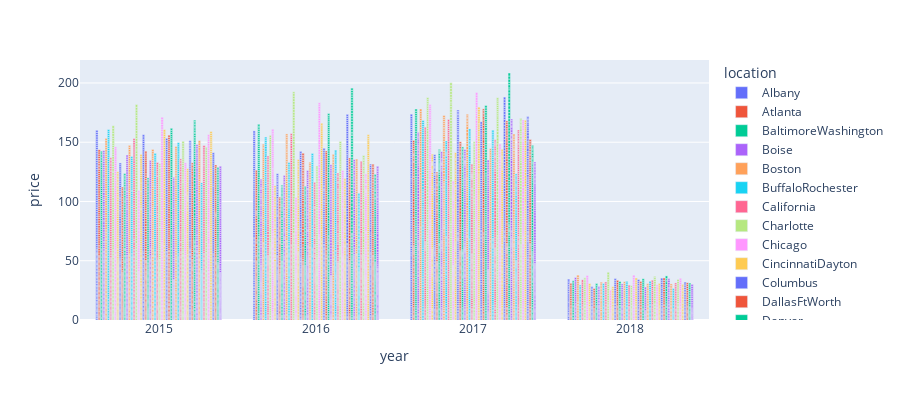

The notebook cell this image was saved under:
### Code cell
import plotly.express as px
fig = px.bar(df_product_a, x="year", y="price", color='location', barmode='group',
             height=400)
fig.show()

### Figure 1 — Plotly figure (JSON) as saved in the notebook; plotly's stock layout.template omitted (floating-point values rounded to 4 significant figures; data arrays with more than 128 entries replaced by an {"elided": "..."} marker saying what was removed)
{"data": [{"alignmentgroup": "True", "hoverlabel": {"namelength": 0}, "hovertemplate": "location=Albany<br>year=%{x}<br>price=%{y}", "legendgroup": "Albany", "marker": {"color": "#636efa"}, "name": "Albany", "offsetgroup": "Albany", "orientation": "v", "showlegend": true, "textposition": "auto", "type": "bar", "x": {"elided": "338 int values"}, "xaxis": "x", "y": {"elided": "338 float values"}, "yaxis": "y"}, {"alignmentgroup": "True", "hoverlabel": {"namelength": 0}, "hovertemplate": "location=Atlanta<br>year=%{x}<br>price=%{y}", "legendgroup": "Atlanta", "marker": {"color": "#EF553B"}, "name": "Atlanta", "offsetgroup": "Atlanta", "orientation": "v", "showlegend": true, "textposition": "auto", "type": "bar", "x": {"elided": "338 int values"}, "xaxis": "x", "y": {"elided": "338 float values"}, "yaxis": "y"}, {"alignmentgroup": "True", "hoverlabel": {"namelength": 0}, "hovertemplate": "location=BaltimoreWashington<br>year=%{x}<br>price=%{y}", "legendgroup": "BaltimoreWashington", "marker": {"color": "#00cc96"}, "name": "BaltimoreWashington", "offsetgroup": "BaltimoreWashington", "orientation": "v", "showlegend": true, "textposition": "auto", "type": "bar", "x": {"elided": "338 int values"}, "xaxis": "x", "y": {"elided": "338 float values"}, "yaxis": "y"}, {"alignmentgroup": "True", "hoverlabel": {"namelength": 0}, "hovertemplate": "location=Boise<br>year=%{x}<br>price=%{y}", "legendgroup": "Boise", "marker": {"color": "#ab63fa"}, "name": "Boise", "offsetgroup": "Boise", "orientation": "v", "showlegend": true, "textposition": "auto", "type": "bar", "x": {"elided": "338 int values"}, "xaxis": "x", "y": {"elided": "338 float values"}, "yaxis": "y"}, {"alignmentgroup": "True", "hoverlabel": {"namelength": 0}, "hovertemplate": "location=Boston<br>year=%{x}<br>price=%{y}", "legendgroup": "Boston", "marker": {"color": "#FFA15A"}, "name": "Boston", "offsetgroup": "Boston", "orientation": "v", "showlegend": true, "textposition": "auto", "type": "bar", "x": {"elided": "338 int values"}, "xaxis": "x", "y": {"elided": "338 float values"}, "yaxis": "y"}, {"alignmentgroup": "True", "hoverlabel": {"namelength": 0}, "hovertemplate": "location=BuffaloRochester<br>year=%{x}<br>price=%{y}", "legendgroup": "BuffaloRochester", "marker": {"color": "#19d3f3"}, "name": "BuffaloRochester", "offsetgroup": "BuffaloRochester", "orientation": "v", "showlegend": true, "textposition": "auto", "type": "bar", "x": {"elided": "338 int values"}, "xaxis": "x", "y": {"elided": "338 float values"}, "yaxis": "y"}, {"alignmentgroup": "True", "hoverlabel": {"namelength": 0}, "hovertemplate": "location=California<br>year=%{x}<br>price=%{y}", "legendgroup": "California", "marker": {"color": "#FF6692"}, "name": "California", "offsetgroup": "California", "orientation": "v", "showlegend": true, "textposition": "auto", "type": "bar", "x": {"elided": "338 int values"}, "xaxis": "x", "y": {"elided": "338 float values"}, "yaxis": "y"}, {"alignmentgroup": "True", "hoverlabel": {"namelength": 0}, "hovertemplate": "location=Charlotte<br>year=%{x}<br>price=%{y}", "legendgroup": "Charlotte", "marker": {"color": "#B6E880"}, "name": "Charlotte", "offsetgroup": "Charlotte", "orientation": "v", "showlegend": true, "textposition": "auto", "type": "bar", "x": {"elided": "338 int values"}, "xaxis": "x", "y": {"elided": "338 float values"}, "yaxis": "y"}, {"alignmentgroup": "True", "hoverlabel": {"namelength": 0}, "hovertemplate": "location=Chicago<br>year=%{x}<br>price=%{y}", "legendgroup": "Chicago", "marker": {"color": "#FF97FF"}, "name": "Chicago", "offsetgroup": "Chicago", "orientation": "v", "showlegend": true, "textposition": "auto", "type": "bar", "x": {"elided": "338 int values"}, "xaxis": "x", "y": {"elided": "338 float values"}, "yaxis": "y"}, {"alignmentgroup": "True", "hoverlabel": {"namelength": 0}, "hovertemplate": "location=CincinnatiDayton<br>year=%{x}<br>price=%{y}", "legendgroup": "CincinnatiDayton", "marker": {"color": "#FECB52"}, "name": "CincinnatiDayton", "offsetgroup": "CincinnatiDayton", "orientation": "v", "showlegend": true, "textposition": "auto", "type": "bar", "x": {"elided": "338 int values"}, "xaxis": "x", "y": {"elided": "338 float values"}, "yaxis": "y"}, {"alignmentgroup": "True", "hoverlabel": {"namelength": 0}, "hovertemplate": "location=Columbus<br>year=%{x}<br>price=%{y}", "legendgroup": "Columbus", "marker": {"color": "#636efa"}, "name": "Columbus", "offsetgroup": "Columbus", "orientation": "v", "showlegend": true, "textposition": "auto", "type": "bar", "x": {"elided": "338 int values"}, "xaxis": "x", "y": {"elided": "338 float values"}, "yaxis": "y"}, {"alignmentgroup": "True", "hoverlabel": {"namelength": 0}, "hovertemplate": "location=DallasFtWorth<br>year=%{x}<br>price=%{y}", "legendgroup": "DallasFtWorth", "marker": {"color": "#EF553B"}, "name": "DallasFtWorth", "offsetgroup": "DallasFtWorth", "orientation": "v", "showlegend": true, "textposition": "auto", "type": "bar", "x": {"elided": "338 int values"}, "xaxis": "x", "y": {"elided": "338 float values"}, "yaxis": "y"}, {"alignmentgroup": "True", "hoverlabel": {"namelength": 0}, "hovertemplate": "location=Denver<br>year=%{x}<br>price=%{y}", "legendgroup": "Denver", "marker": {"color": "#00cc96"}, "name": "Denver", "offsetgroup": "Denver", "orientation": "v", "showlegend": true, "textposition": "auto", "type": "bar", "x": {"elided": "338 int values"}, "xaxis": "x", "y": {"elided": "338 float values"}, "yaxis": "y"}, {"alignmentgroup": "True", "hoverlabel": {"namelength": 0}, "hovertemplate": "location=Detroit<br>year=%{x}<br>price=%{y}", "legendgroup": "Detroit", "marker": {"color": "#ab63fa"}, "name": "Detroit", "offsetgroup": "Detroit", "orientation": "v", "showlegend": true, "textposition": "auto", "type": "bar", "x": {"elided": "338 int values"}, "xaxis": "x", "y": {"elided": "338 float values"}, "yaxis": "y"}, {"alignmentgroup": "True", "hoverlabel": {"namelength": 0}, "hovertemplate": "location=GrandRapids<br>year=%{x}<br>price=%{y}", "legendgroup": "GrandRapids", "marker": {"color": "#FFA15A"}, "name": "GrandRapids", "offsetgroup": "GrandRapids", "orientation": "v", "showlegend": true, "textposition": "auto", "type": "bar", "x": {"elided": "338 int values"}, "xaxis": "x", "y": {"elided": "338 float values"}, "yaxis": "y"}, {"alignmentgroup": "True", "hoverlabel": {"namelength": 0}, "hovertemplate": "location=GreatLakes<br>year=%{x}<br>price=%{y}", "legendgroup": "GreatLakes", "marker": {"color": "#19d3f3"}, "name": "GreatLakes", "offsetgroup": "GreatLakes", "orientation": "v", "showlegend": true, "textposition": "auto", "type": "bar", "x": {"elided": "338 int values"}, "xaxis": "x", "y": {"elided": "338 float values"}, "yaxis": "y"}, {"alignmentgroup": "True", "hoverlabel": {"namelength": 0}, "hovertemplate": "location=HarrisburgScranton<br>year=%{x}<br>price=%{y}", "legendgroup": "HarrisburgScranton", "marker": {"color": "#FF6692"}, "name": "HarrisburgScranton", "offsetgroup": "HarrisburgScranton", "orientation": "v", "showlegend": true, "textposition": "auto", "type": "bar", "x": {"elided": "338 int values"}, "xaxis": "x", "y": {"elided": "338 float values"}, "yaxis": "y"}, {"alignmentgroup": "True", "hoverlabel": {"namelength": 0}, "hovertemplate": "location=HartfordSpringfield<br>year=%{x}<br>price=%{y}", "legendgroup": "HartfordSpringfield", "marker": {"color": "#B6E880"}, "name": "HartfordSpringfield", "offsetgroup": "HartfordSpringfield", "orientation": "v", "showlegend": true, "textposition": "auto", "type": "bar", "x": {"elided": "338 int values"}, "xaxis": "x", "y": {"elided": "338 float values"}, "yaxis": "y"}, {"alignmentgroup": "True", "hoverlabel": {"namelength": 0}, "hovertemplate": "location=Houston<br>year=%{x}<br>price=%{y}", "legendgroup": "Houston", "marker": {"color": "#FF97FF"}, "name": "Houston", "offsetgroup": "Houston", "orientation": "v", "showlegend": true, "textposition": "auto", "type": "bar", "x": {"elided": "338 int values"}, "xaxis": "x", "y": {"elided": "338 float values"}, "yaxis": "y"}, {"alignmentgroup": "True", "hoverlabel": {"namelength": 0}, "hovertemplate": "location=Indianapolis<br>year=%{x}<br>price=%{y}", "legendgroup": "Indianapolis", "marker": {"color": "#FECB52"}, "name": "Indianapolis", "offsetgroup": "Indianapolis", "orientation": "v", "showlegend": true, "textposition": "auto", "type": "bar", "x": {"elided": "338 int values"}, "xaxis": "x", "y": {"elided": "338 float values"}, "yaxis": "y"}, {"alignmentgroup": "True", "hoverlabel": {"namelength": 0}, "hovertemplate": "location=Jacksonville<br>year=%{x}<br>price=%{y}", "legendgroup": "Jacksonville", "marker": {"color": "#636efa"}, "name": "Jacksonville", "offsetgroup": "Jacksonville", "orientation": "v", "showlegend": true, "textposition": "auto", "type": "bar", "x": {"elided": "338 int values"}, "xaxis": "x", "y": {"elided": "338 float values"}, "yaxis": "y"}, {"alignmentgroup": "True", "hoverlabel": {"namelength": 0}, "hovertemplate": "location=LasVegas<br>year=%{x}<br>price=%{y}", "legendgroup": "LasVegas", "marker": {"color": "#EF553B"}, "name": "LasVegas", "offsetgroup": "LasVegas", "orientation": "v", "showlegend": true, "textposition": "auto", "type": "bar", "x": {"elided": "338 int values"}, "xaxis": "x", "y": {"elided": "338 float values"}, "yaxis": "y"}, {"alignmentgroup": "True", "hoverlabel": {"namelength": 0}, "hovertemplate": "location=LosAngeles<br>year=%{x}<br>price=%{y}", "legendgroup": "LosAngeles", "marker": {"color": "#00cc96"}, "name": "LosAngeles", "offsetgroup": "LosAngeles", "orientation": "v", "showlegend": true, "textposition": "auto", "type": "bar", "x": {"elided": "338 int values"}, "xaxis": "x", "y": {"elided": "338 float values"}, "yaxis": "y"}, {"alignmentgroup": "True", "hoverlabel": {"namelength": 0}, "hovertemplate": "location=Louisville<br>year=%{x}<br>price=%{y}", "legendgroup": "Louisville", "marker": {"color": "#ab63fa"}, "name": "Louisville", "offsetgroup": "Louisville", "orientation": "v", "showlegend": true, "textposition": "auto", "type": "bar", "x": {"elided": "338 int values"}, "xaxis": "x", "y": {"elided": "338 float values"}, "yaxis": "y"}, {"alignmentgroup": "True", "hoverlabel": {"namelength": 0}, "hovertemplate": "location=MiamiFtLauderdale<br>year=%{x}<br>price=%{y}", "legendgroup": "MiamiFtLauderdale", "marker": {"color": "#FFA15A"}, "name": "MiamiFtLauderdale", "offsetgroup": "MiamiFtLauderdale", "orientation": "v", "showlegend": true, "textposition": "auto", "type": "bar", "x": {"elided": "338 int values"}, "xaxis": "x", "y": {"elided": "338 float values"}, "yaxis": "y"}, {"alignmentgroup": "True", "hoverlabel": {"namelength": 0}, "hovertemplate": "location=Midsouth<br>year=%{x}<br>price=%{y}", "legendgroup": "Midsouth", "marker": {"color": "#19d3f3"}, "name": "Midsouth", "offsetgroup": "Midsouth", "orientation": "v", "showlegend": true, "textposition": "auto", "type": "bar", "x": {"elided": "338 int values"}, "xaxis": "x", "y": {"elided": "338 float values"}, "yaxis": "y"}, {"alignmentgroup": "True", "hoverlabel": {"namelength": 0}, "hovertemplate": "location=Nashville<br>year=%{x}<br>price=%{y}", "legendgroup": "Nashville", "marker": {"color": "#FF6692"}, "name": "Nashville", "offsetgroup": "Nashville", "orientation": "v", "showlegend": true, "textposition": "auto", "type": "bar", "x": {"elided": "338 int values"}, "xaxis": "x", "y": {"elided": "338 float values"}, "yaxis": "y"}, {"alignmentgroup": "True", "hoverlabel": {"namelength": 0}, "hovertemplate": "location=NewOrleansMobile<br>year=%{x}<br>price=%{y}", "legendgroup": "NewOrleansMobile", "marker": {"color": "#B6E880"}, "name": "NewOrleansMobile", "offsetgroup": "NewOrleansMobile", "orientation": "v", "showlegend": true, "textposition": "auto", "type": "bar", "x": {"elided": "338 int values"}, "xaxis": "x", "y": {"elided": "338 float values"}, "yaxis": "y"}, {"alignmentgroup": "True", "hoverlabel": {"namelength": 0}, "hovertemplate": "location=NewYork<br>year=%{x}<br>price=%{y}", "legendgroup": "NewYork", "marker": {"color": "#FF97FF"}, "name": "NewYork", "offsetgroup": "NewYork", "orientation": "v", "showlegend": true, "textposition": "auto", "type": "bar", "x": {"elided": "338 int values"}, "xaxis": "x", "y": {"elided": "338 float values"}, "yaxis": "y"}, {"alignmentgroup": "True", "hoverlabel": {"namelength": 0}, "hovertemplate": "location=Northeast<br>year=%{x}<br>price=%{y}", "legendgroup": "Northeast", "marker": {"color": "#FECB52"}, "name": "Northeast", "offsetgroup": "Northeast", "orientation": "v", "showlegend": true, "textposition": "auto", "type": "bar", "x": {"elided": "338 int values"}, "xaxis": "x", "y": {"elided": "338 float values"}, "yaxis": "y"}, {"alignmentgroup": "True", "hoverlabel": {"namelength": 0}, "hovertemplate": "location=NorthernNewEngland<br>year=%{x}<br>price=%{y}", "legendgroup": "NorthernNewEngland", "marker": {"color": "#636efa"}, "name": "NorthernNewEngland", "offsetgroup": "NorthernNewEngland", "orientation": "v", "showlegend": true, "textposition": "auto", "type": "bar", "x": {"elided": "338 int values"}, "xaxis": "x", "y": {"elided": "338 float values"}, "yaxis": "y"}, {"alignmentgroup": "True", "hoverlabel": {"namelength": 0}, "hovertemplate": "location=Orlando<br>year=%{x}<br>price=%{y}", "legendgroup": "Orlando", "marker": {"color": "#EF553B"}, "name": "Orlando", "offsetgroup": "Orlando", "orientation": "v", "showlegend": true, "textposition": "auto", "type": "bar", "x": {"elided": "338 int values"}, "xaxis": "x", "y": {"elided": "338 float values"}, "yaxis": "y"}, {"alignmentgroup": "True", "hoverlabel": {"namelength": 0}, "hovertemplate": "location=Philadelphia<br>year=%{x}<br>price=%{y}", "legendgroup": "Philadelphia", "marker": {"color": "#00cc96"}, "name": "Philadelphia", "offsetgroup": "Philadelphia", "orientation": "v", "showlegend": true, "textposition": "auto", "type": "bar", "x": {"elided": "338 int values"}, "xaxis": "x", "y": {"elided": "338 float values"}, "yaxis": "y"}, {"alignmentgroup": "True", "hoverlabel": {"namelength": 0}, "hovertemplate": "location=PhoenixTucson<br>year=%{x}<br>price=%{y}", "legendgroup": "PhoenixTucson", "marker": {"color": "#ab63fa"}, "name": "PhoenixTucson", "offsetgroup": "PhoenixTucson", "orientation": "v", "showlegend": true, "textposition": "auto", "type": "bar", "x": {"elided": "338 int values"}, "xaxis": "x", "y": {"elided": "338 float values"}, "yaxis": "y"}, {"alignmentgroup": "True", "hoverlabel": {"namelength": 0}, "hovertemplate": "location=Pittsburgh<br>year=%{x}<br>price=%{y}", "legendgroup": "Pittsburgh", "marker": {"color": "#FFA15A"}, "name": "Pittsburgh", "offsetgroup": "Pittsburgh", "orientation": "v", "showlegend": true, "textposition": "auto", "type": "bar", "x": {"elided": "338 int values"}, "xaxis": "x", "y": {"elided": "338 float values"}, "yaxis": "y"}, {"alignmentgroup": "True", "hoverlabel": {"namelength": 0}, "hovertemplate": "location=Plains<br>year=%{x}<br>price=%{y}", "legendgroup": "Plains", "marker": {"color": "#19d3f3"}, "name": "Plains", "offsetgroup": "Plains", "orientation": "v", "showlegend": true, "textposition": "auto", "type": "bar", "x": {"elided": "338 int values"}, "xaxis": "x", "y": {"elided": "338 float values"}, "yaxis": "y"}, {"alignmentgroup": "True", "hoverlabel": {"namelength": 0}, "hovertemplate": "location=Portland<br>year=%{x}<br>price=%{y}", "legendgroup": "Portland", "marker": {"color": "#FF6692"}, "name": "Portland", "offsetgroup": "Portland", "orientation": "v", "showlegend": true, "textposition": "auto", "type": "bar", "x": {"elided": "338 int values"}, "xaxis": "x", "y": {"elided": "338 float values"}, "yaxis": "y"}, {"alignmentgroup": "True", "hoverlabel": {"namelength": 0}, "hovertemplate": "location=RaleighGreensboro<br>year=%{x}<br>price=%{y}", "legendgroup": "RaleighGreensboro", "marker": {"color": "#B6E880"}, "name": "RaleighGreensboro", "offsetgroup": "RaleighGreensboro", "orientation": "v", "showlegend": true, "textposition": "auto", "type": "bar", "x": {"elided": "338 int values"}, "xaxis": "x", "y": {"elided": "338 float values"}, "yaxis": "y"}, {"alignmentgroup": "True", "hoverlabel": {"namelength": 0}, "hovertemplate": "location=RichmondNorfolk<br>year=%{x}<br>price=%{y}", "legendgroup": "RichmondNorfolk", "marker": {"color": "#FF97FF"}, "name": "RichmondNorfolk", "offsetgroup": "RichmondNorfolk", "orientation": "v", "showlegend": true, "textposition": "auto", "type": "bar", "x": {"elided": "338 int values"}, "xaxis": "x", "y": {"elided": "338 float values"}, "yaxis": "y"}, {"alignmentgroup": "True", "hoverlabel": {"namelength": 0}, "hovertemplate": "location=Roanoke<br>year=%{x}<br>price=%{y}", "legendgroup": "Roanoke", "marker": {"color": "#FECB52"}, "name": "Roanoke", "offsetgroup": "Roanoke", "orientation": "v", "showlegend": true, "textposition": "auto", "type": "bar", "x": {"elided": "338 int values"}, "xaxis": "x", "y": {"elided": "338 float values"}, "yaxis": "y"}, {"alignmentgroup": "True", "hoverlabel": {"namelength": 0}, "hovertemplate": "location=Sacramento<br>year=%{x}<br>price=%{y}", "legendgroup": "Sacramento", "marker": {"color": "#636efa"}, "name": "Sacramento", "offsetgroup": "Sacramento", "orientation": "v", "showlegend": true, "textposition": "auto", "type": "bar", "x": {"elided": "338 int values"}, "xaxis": "x", "y": {"elided": "338 float values"}, "yaxis": "y"}, {"alignmentgroup": "True", "hoverlabel": {"namelength": 0}, "hovertemplate": "location=SanDiego<br>year=%{x}<br>price=%{y}", "legendgroup": "SanDiego", "marker": {"color": "#EF553B"}, "name": "SanDiego", "offsetgroup": "SanDiego", "orientation": "v", "showlegend": true, "textposition": "auto", "type": "bar", "x": {"elided": "338 int values"}, "xaxis": "x", "y": {"elided": "338 float values"}, "yaxis": "y"}, {"alignmentgroup": "True", "hoverlabel": {"namelength": 0}, "hovertemplate": "location=SanFrancisco<br>year=%{x}<br>price=%{y}", "legendgroup": "SanFrancisco", "marker": {"color": "#00cc96"}, "name": "SanFrancisco", "offsetgroup": "SanFrancisco", "orientation": "v", "showlegend": true, "textposition": "auto", "type": "bar", "x": {"elided": "338 int values"}, "xaxis": "x", "y": {"elided": "338 float values"}, "yaxis": "y"}, {"alignmentgroup": "True", "hoverlabel": {"namelength": 0}, "hovertemplate": "location=Seattle<br>year=%{x}<br>price=%{y}", "legendgroup": "Seattle", "marker": {"color": "#ab63fa"}, "name": "Seattle", "offsetgroup": "Seattle", "orientation": "v", "showlegend": true, "textposition": "auto", "type": "bar", "x": {"elided": "338 int values"}, "xaxis": "x", "y": {"elided": "338 float values"}, "yaxis": "y"}, {"alignmentgroup": "True", "hoverlabel": {"namelength": 0}, "hovertemplate": "location=SouthCarolina<br>year=%{x}<br>price=%{y}", "legendgroup": "SouthCarolina", "marker": {"color": "#FFA15A"}, "name": "SouthCarolina", "offsetgroup": "SouthCarolina", "orientation": "v", "showlegend": true, "textposition": "auto", "type": "bar", "x": {"elided": "338 int values"}, "xaxis": "x", "y": {"elided": "338 float values"}, "yaxis": "y"}, {"alignmentgroup": "True", "hoverlabel": {"namelength": 0}, "hovertemplate": "location=SouthCentral<br>year=%{x}<br>price=%{y}", "legendgroup": "SouthCentral", "marker": {"color": "#19d3f3"}, "name": "SouthCentral", "offsetgroup": "SouthCentral", "orientation": "v", "showlegend": true, "textposition": "auto", "type": "bar", "x": {"elided": "338 int values"}, "xaxis": "x", "y": {"elided": "338 float values"}, "yaxis": "y"}, {"alignmentgroup": "True", "hoverlabel": {"namelength": 0}, "hovertemplate": "location=Southeast<br>year=%{x}<br>price=%{y}", "legendgroup": "Southeast", "marker": {"color": "#FF6692"}, "name": "Southeast", "offsetgroup": "Southeast", "orientation": "v", "showlegend": true, "textposition": "auto", "type": "bar", "x": {"elided": "338 int values"}, "xaxis": "x", "y": {"elided": "338 float values"}, "yaxis": "y"}, {"alignmentgroup": "True", "hoverlabel": {"namelength": 0}, "hovertemplate": "location=Spokane<br>year=%{x}<br>price=%{y}", "legendgroup": "Spokane", "marker": {"color": "#B6E880"}, "name": "Spokane", "offsetgroup": "Spokane", "orientation": "v", "showlegend": true, "textposition": "auto", "type": "bar", "x": {"elided": "338 int values"}, "xaxis": "x", "y": {"elided": "338 float values"}, "yaxis": "y"}, {"alignmentgroup": "True", "hoverlabel": {"namelength": 0}, "hovertemplate": "location=StLouis<br>year=%{x}<br>price=%{y}", "legendgroup": "StLouis", "marker": {"color": "#FF97FF"}, "name": "StLouis", "offsetgroup": "StLouis", "orientation": "v", "showlegend": true, "textposition": "auto", "type": "bar", "x": {"elided": "338 int values"}, "xaxis": "x", "y": {"elided": "338 float values"}, "yaxis": "y"}, {"alignmentgroup": "True", "hoverlabel": {"namelength": 0}, "hovertemplate": "location=Syracuse<br>year=%{x}<br>price=%{y}", "legendgroup": "Syracuse", "marker": {"color": "#FECB52"}, "name": "Syracuse", "offsetgroup": "Syracuse", "orientation": "v", "showlegend": true, "textposition": "auto", "type": "bar", "x": {"elided": "338 int values"}, "xaxis": "x", "y": {"elided": "338 float values"}, "yaxis": "y"}, {"alignmentgroup": "True", "hoverlabel": {"namelength": 0}, "hovertemplate": "location=Tampa<br>year=%{x}<br>price=%{y}", "legendgroup": "Tampa", "marker": {"color": "#636efa"}, "name": "Tampa", "offsetgroup": "Tampa", "orientation": "v", "showlegend": true, "textposition": "auto", "type": "bar", "x": {"elided": "338 int values"}, "xaxis": "x", "y": {"elided": "338 float values"}, "yaxis": "y"}, {"alignmentgroup": "True", "hoverlabel": {"namelength": 0}, "hovertemplate": "location=TotalUS<br>year=%{x}<br>price=%{y}", "legendgroup": "TotalUS", "marker": {"color": "#EF553B"}, "name": "TotalUS", "offsetgroup": "TotalUS", "orientation": "v", "showlegend": true, "textposition": "auto", "type": "bar", "x": {"elided": "338 int values"}, "xaxis": "x", "y": {"elided": "338 float values"}, "yaxis": "y"}, {"alignmentgroup": "True", "hoverlabel": {"namelength": 0}, "hovertemplate": "location=West<br>year=%{x}<br>price=%{y}", "legendgroup": "West", "marker": {"color": "#00cc96"}, "name": "West", "offsetgroup": "West", "orientation": "v", "showlegend": true, "textposition": "auto", "type": "bar", "x": {"elided": "338 int values"}, "xaxis": "x", "y": {"elided": "338 float values"}, "yaxis": "y"}, {"alignmentgroup": "True", "hoverlabel": {"namelength": 0}, "hovertemplate": "location=WestTexNewMexico<br>year=%{x}<br>price=%{y}", "legendgroup": "WestTexNewMexico", "marker": {"color": "#ab63fa"}, "name": "WestTexNewMexico", "offsetgroup": "WestTexNewMexico", "orientation": "v", "showlegend": true, "textposition": "auto", "type": "bar", "x": {"elided": "335 int values"}, "xaxis": "x", "y": {"elided": "335 float values"}, "yaxis": "y"}], "layout": {"barmode": "group", "height": 400, "legend": {"title": {"text": "location"}, "tracegroupgap": 0}, "margin": {"t": 60}, "xaxis": {"anchor": "y", "domain": [0, 1], "title": {"text": "year"}}, "yaxis": {"anchor": "x", "domain": [0, 1], "title": {"text": "price"}}}}
